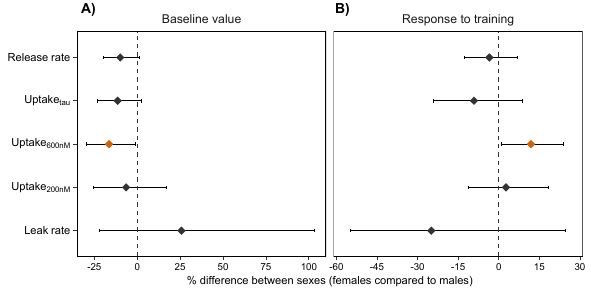

Here is the R script that generated this plot:



source("./R/figures-source.R")
source("./R/libs.R")



# import models
release_m1 <- readRDS( "./data/derivedData/calcium_release/release_m1.RDS")
high_m1 <- readRDS("./data/derivedData/calcium_uptake/high_m1.RDS")
low_m1 <- readRDS( "./data/derivedData/calcium_uptake/low_m1.RDS")
tau_m1 <- readRDS("./data/derivedData/calcium_uptake/tau_m1.RDS")
leak_m1 <- readRDS( "./data/derivedData/calcium_leak/leak_m1.RDS")





# extract model statistics

estimates.m1 <- data.frame(summary(release_m1)$coef) |>
  full_join(data.frame(summary(tau_m1)$coef)) |>
  full_join(data.frame(summary(high_m1)$coef)) |>
  full_join(data.frame(summary(low_m1)$coef)) |>
  full_join(data.frame(summary(leak_m1)$coef)) |>
  mutate(variable = c(rep("release", 4),
                      rep("tau", 4),
                      rep("high", 4),
                      rep("low", 4),
                      rep("leak", 4)),
         coef = rep(c("intercept",
                      "change",
                      "sexf",
                      "sexf:change"),
                    5)) 


confint.m1 <- data.frame(confint(release_m1)) |> 
  full_join(data.frame(confint(tau_m1))) |>
  full_join(data.frame(confint(high_m1))) |>
  full_join(data.frame(confint(low_m1))) |>
  full_join(data.frame(confint(leak_m1))) |>
  mutate(variable = c(rep("release", 8),
                      rep("tau", 8),
                      rep("high", 8),
                      rep("low", 8),
                      rep("leak", 8)),
         coef = rep(c("",
                      "",
                      "",
                      "",
                      "intercept",
                      "change",
                      "sexf",
                      "sexf:change"),
                    5)) |>
  rename("lower.ci" = "X2.5..",
         "upper.ci" = "X97.5..") 


m1.data <- estimates.m1 |>
  left_join(confint.m1) |>
  filter(coef == "sexf:change" | coef == "sexf")





# make figure 4

figure6 <- m1.data |> 
  mutate(variable = factor(variable,
                           levels = c("leak",
                                      "low",
                                      "high",
                                      "tau",
                                      "release"),
                           labels = c(expression("Leak~rate"),
                                      expression("Uptake[200][nM]"),
                                      expression("Uptake[600][nM]"),
                                      expression(Uptake["tau"]),
                                      expression("Release~rate"))),
         Estimate = (exp(Estimate) - 1) * 100,
         lower.ci = (exp(lower.ci) - 1) * 100,
         upper.ci = (exp(upper.ci) - 1) * 100,
         coef = factor(coef, 
                       levels = c("sexf",
                                  "sexf:change"),
                       labels = c("Baseline value",
                                  "Response to training")),
         robust = case_when(upper.ci > 0 & lower.ci > 0 ~ "robust",
                            upper.ci < 0 & lower.ci < 0 ~ "robust",
                            .default = "notrobust")) |> 
  ggplot(aes(Estimate, variable, color = robust)) +
  geom_errorbar(aes(xmin = lower.ci, xmax = upper.ci),
                size = line_size,
                width = 0.08,
                color = "Black") +
  geom_point(size = 2.5,
             shape = 18) +
  facet_wrap(~coef,  
             nrow = 1, 
             strip.position = "top",
             scales = "free_x") +
  geom_vline(xintercept = 0,
             linetype = 2,
             size = line_size,
             color = "gray20") +
  ggh4x::facetted_pos_scales(
    x = list(scale_x_continuous(limits = c(-35, 110),
                                breaks = c(-25, 0, 25, 50, 75, 100),
                                expand = c(0, 0)), 
             scale_x_continuous(limits = c(-61, 31),
                                breaks = c(-60, -45, -30, -15, 0, 15, 30),
                                expand = c(0, 0)))) +
  
  scale_color_manual(values = c("grey20", "#d95f02")) +
  scale_y_discrete(labels = ~parse(text = .x)) +
  plot_theme() +
  labs(x = "% difference between sexes (females compared to males)") +
  theme(panel.border = element_rect(fill = NA),
        axis.title.y = element_blank(),
        strip.background = element_blank(),
        legend.position = "none",
        axis.title.x = element_text(size = 8),
        axis.text.y = element_text(size = 8)) 




figure6 <- cowplot::plot_grid(
  figure6) +
  draw_plot_label(label = c("A)","B)"),
                  x = c(0.15, 0.58), 
                  y = c(0.97, 0.97),
                  hjust = 0.5, 
                  vjust = 0.5, 
                  size = label.size)






# save plot as an RDS object
saveRDS(figure6, "./figures/rds/figure6.RDS")


# Width of figure = 1x columns 8.9 cm
# height of figure = full page = 23 cm


# save plot as PDF
ggsave("figures/figure6.pdf", 
       plot = figure6, 
       width = 15, 
       height = 10 * 0.75, 
       dpi = 600,
       units = "cm", 
       device = cairo_pdf)

